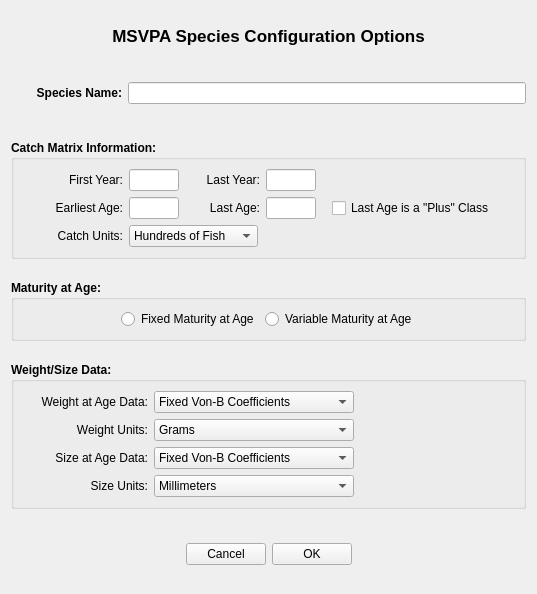
<?xml version="1.0" encoding="UTF-8"?>
<ui version="4.0">
 <class>Form</class>
 <widget class="QWidget" name="Form">
  <property name="geometry">
   <rect>
    <x>0</x>
    <y>0</y>
    <width>537</width>
    <height>594</height>
   </rect>
  </property>
  <property name="windowTitle">
   <string>Form</string>
  </property>
  <layout class="QVBoxLayout" name="verticalLayout_4">
   <item>
    <widget class="QLabel" name="label_11">
     <property name="sizePolicy">
      <sizepolicy hsizetype="Expanding" vsizetype="Fixed">
       <horstretch>0</horstretch>
       <verstretch>0</verstretch>
      </sizepolicy>
     </property>
     <property name="font">
      <font>
       <pointsize>13</pointsize>
       <weight>75</weight>
       <bold>true</bold>
      </font>
     </property>
     <property name="text">
      <string>MSVPA Species Configuration Options</string>
     </property>
     <property name="alignment">
      <set>Qt::AlignCenter</set>
     </property>
    </widget>
   </item>
   <item>
    <spacer name="verticalSpacer_3">
     <property name="orientation">
      <enum>Qt::Vertical</enum>
     </property>
     <property name="sizeType">
      <enum>QSizePolicy::Fixed</enum>
     </property>
     <property name="sizeHint" stdset="0">
      <size>
       <width>20</width>
       <height>15</height>
      </size>
     </property>
    </spacer>
   </item>
   <item>
    <layout class="QHBoxLayout" name="horizontalLayout_5">
     <item>
      <widget class="QLabel" name="label">
       <property name="sizePolicy">
        <sizepolicy hsizetype="Fixed" vsizetype="Preferred">
         <horstretch>0</horstretch>
         <verstretch>0</verstretch>
        </sizepolicy>
       </property>
       <property name="minimumSize">
        <size>
         <width>111</width>
         <height>0</height>
        </size>
       </property>
       <property name="maximumSize">
        <size>
         <width>111</width>
         <height>16777215</height>
        </size>
       </property>
       <property name="font">
        <font>
         <weight>75</weight>
         <bold>true</bold>
        </font>
       </property>
       <property name="text">
        <string>Species Name:</string>
       </property>
       <property name="alignment">
        <set>Qt::AlignRight|Qt::AlignTrailing|Qt::AlignVCenter</set>
       </property>
      </widget>
     </item>
     <item>
      <widget class="QLineEdit" name="SpeciesLE">
       <property name="toolTip">
        <string>The name of the new species.  Must be different from a species already listed.</string>
       </property>
       <property name="statusTip">
        <string>The name of the new species.  Must be different from a species already listed.</string>
       </property>
      </widget>
     </item>
    </layout>
   </item>
   <item>
    <spacer name="verticalSpacer_2">
     <property name="orientation">
      <enum>Qt::Vertical</enum>
     </property>
     <property name="sizeType">
      <enum>QSizePolicy::Fixed</enum>
     </property>
     <property name="sizeHint" stdset="0">
      <size>
       <width>20</width>
       <height>15</height>
      </size>
     </property>
    </spacer>
   </item>
   <item>
    <widget class="QGroupBox" name="groupBox">
     <property name="sizePolicy">
      <sizepolicy hsizetype="Preferred" vsizetype="Fixed">
       <horstretch>0</horstretch>
       <verstretch>0</verstretch>
      </sizepolicy>
     </property>
     <property name="font">
      <font>
       <weight>75</weight>
       <bold>true</bold>
      </font>
     </property>
     <property name="title">
      <string>Catch Matrix Information:</string>
     </property>
     <layout class="QVBoxLayout" name="verticalLayout">
      <item>
       <layout class="QHBoxLayout" name="horizontalLayout_2">
        <item>
         <widget class="QLabel" name="label_2">
          <property name="sizePolicy">
           <sizepolicy hsizetype="Fixed" vsizetype="Preferred">
            <horstretch>0</horstretch>
            <verstretch>0</verstretch>
           </sizepolicy>
          </property>
          <property name="minimumSize">
           <size>
            <width>100</width>
            <height>0</height>
           </size>
          </property>
          <property name="maximumSize">
           <size>
            <width>100</width>
            <height>16777215</height>
           </size>
          </property>
          <property name="font">
           <font>
            <weight>50</weight>
            <bold>false</bold>
           </font>
          </property>
          <property name="text">
           <string>First Year:</string>
          </property>
          <property name="alignment">
           <set>Qt::AlignRight|Qt::AlignTrailing|Qt::AlignVCenter</set>
          </property>
         </widget>
        </item>
        <item>
         <widget class="QLineEdit" name="FirstYearLE">
          <property name="sizePolicy">
           <sizepolicy hsizetype="Fixed" vsizetype="Fixed">
            <horstretch>0</horstretch>
            <verstretch>0</verstretch>
           </sizepolicy>
          </property>
          <property name="minimumSize">
           <size>
            <width>50</width>
            <height>0</height>
           </size>
          </property>
          <property name="maximumSize">
           <size>
            <width>50</width>
            <height>16777215</height>
           </size>
          </property>
          <property name="font">
           <font>
            <weight>50</weight>
            <bold>false</bold>
           </font>
          </property>
          <property name="toolTip">
           <string>The First Year of data must be &gt; 0 and &lt; the Last Year value.</string>
          </property>
          <property name="statusTip">
           <string>The First Year of data must be &gt; 0 and &lt; the Last Year value.</string>
          </property>
         </widget>
        </item>
        <item>
         <widget class="QLabel" name="label_3">
          <property name="sizePolicy">
           <sizepolicy hsizetype="Fixed" vsizetype="Preferred">
            <horstretch>0</horstretch>
            <verstretch>0</verstretch>
           </sizepolicy>
          </property>
          <property name="minimumSize">
           <size>
            <width>75</width>
            <height>0</height>
           </size>
          </property>
          <property name="maximumSize">
           <size>
            <width>75</width>
            <height>16777215</height>
           </size>
          </property>
          <property name="font">
           <font>
            <weight>50</weight>
            <bold>false</bold>
           </font>
          </property>
          <property name="text">
           <string>Last Year:</string>
          </property>
          <property name="alignment">
           <set>Qt::AlignRight|Qt::AlignTrailing|Qt::AlignVCenter</set>
          </property>
         </widget>
        </item>
        <item>
         <widget class="QLineEdit" name="LastYearLE">
          <property name="sizePolicy">
           <sizepolicy hsizetype="Fixed" vsizetype="Fixed">
            <horstretch>0</horstretch>
            <verstretch>0</verstretch>
           </sizepolicy>
          </property>
          <property name="minimumSize">
           <size>
            <width>50</width>
            <height>0</height>
           </size>
          </property>
          <property name="maximumSize">
           <size>
            <width>50</width>
            <height>16777215</height>
           </size>
          </property>
          <property name="font">
           <font>
            <weight>50</weight>
            <bold>false</bold>
           </font>
          </property>
          <property name="toolTip">
           <string>The Last Year of data must be &gt; 0 and &gt; the First Year value.</string>
          </property>
          <property name="statusTip">
           <string>The Last Year of data must be &gt; 0 and &gt; the First Year value.</string>
          </property>
         </widget>
        </item>
        <item>
         <spacer name="horizontalSpacer_2">
          <property name="orientation">
           <enum>Qt::Horizontal</enum>
          </property>
          <property name="sizeHint" stdset="0">
           <size>
            <width>40</width>
            <height>20</height>
           </size>
          </property>
         </spacer>
        </item>
       </layout>
      </item>
      <item>
       <layout class="QHBoxLayout" name="horizontalLayout_3">
        <item>
         <widget class="QLabel" name="label_5">
          <property name="sizePolicy">
           <sizepolicy hsizetype="Fixed" vsizetype="Preferred">
            <horstretch>0</horstretch>
            <verstretch>0</verstretch>
           </sizepolicy>
          </property>
          <property name="minimumSize">
           <size>
            <width>100</width>
            <height>0</height>
           </size>
          </property>
          <property name="maximumSize">
           <size>
            <width>100</width>
            <height>16777215</height>
           </size>
          </property>
          <property name="font">
           <font>
            <weight>50</weight>
            <bold>false</bold>
           </font>
          </property>
          <property name="text">
           <string>Earliest Age:</string>
          </property>
          <property name="alignment">
           <set>Qt::AlignRight|Qt::AlignTrailing|Qt::AlignVCenter</set>
          </property>
         </widget>
        </item>
        <item>
         <widget class="QLineEdit" name="EarliestAgeLE">
          <property name="sizePolicy">
           <sizepolicy hsizetype="Fixed" vsizetype="Fixed">
            <horstretch>0</horstretch>
            <verstretch>0</verstretch>
           </sizepolicy>
          </property>
          <property name="minimumSize">
           <size>
            <width>50</width>
            <height>0</height>
           </size>
          </property>
          <property name="maximumSize">
           <size>
            <width>50</width>
            <height>16777215</height>
           </size>
          </property>
          <property name="font">
           <font>
            <weight>50</weight>
            <bold>false</bold>
           </font>
          </property>
          <property name="toolTip">
           <string>The first catch age must be &gt;= 0.</string>
          </property>
          <property name="statusTip">
           <string>The first catch age must be &gt;= 0.</string>
          </property>
         </widget>
        </item>
        <item>
         <widget class="QLabel" name="label_4">
          <property name="sizePolicy">
           <sizepolicy hsizetype="Fixed" vsizetype="Preferred">
            <horstretch>0</horstretch>
            <verstretch>0</verstretch>
           </sizepolicy>
          </property>
          <property name="minimumSize">
           <size>
            <width>75</width>
            <height>0</height>
           </size>
          </property>
          <property name="maximumSize">
           <size>
            <width>75</width>
            <height>16777215</height>
           </size>
          </property>
          <property name="font">
           <font>
            <weight>50</weight>
            <bold>false</bold>
           </font>
          </property>
          <property name="text">
           <string>Last Age:</string>
          </property>
          <property name="alignment">
           <set>Qt::AlignRight|Qt::AlignTrailing|Qt::AlignVCenter</set>
          </property>
         </widget>
        </item>
        <item>
         <widget class="QLineEdit" name="LastAgeLE">
          <property name="sizePolicy">
           <sizepolicy hsizetype="Fixed" vsizetype="Fixed">
            <horstretch>0</horstretch>
            <verstretch>0</verstretch>
           </sizepolicy>
          </property>
          <property name="minimumSize">
           <size>
            <width>50</width>
            <height>0</height>
           </size>
          </property>
          <property name="maximumSize">
           <size>
            <width>50</width>
            <height>16777215</height>
           </size>
          </property>
          <property name="font">
           <font>
            <weight>50</weight>
            <bold>false</bold>
           </font>
          </property>
          <property name="toolTip">
           <string>The last catch age must be &gt;= 0 and &gt; the Earliest Catch Age.</string>
          </property>
          <property name="statusTip">
           <string>The last catch age must be &gt;= 0 and &gt; the Earliest Catch Age.</string>
          </property>
         </widget>
        </item>
        <item>
         <spacer name="horizontalSpacer_11">
          <property name="orientation">
           <enum>Qt::Horizontal</enum>
          </property>
          <property name="sizeType">
           <enum>QSizePolicy::Fixed</enum>
          </property>
          <property name="sizeHint" stdset="0">
           <size>
            <width>10</width>
            <height>20</height>
           </size>
          </property>
         </spacer>
        </item>
        <item>
         <widget class="QCheckBox" name="LastAgeIsPlusCB">
          <property name="font">
           <font>
            <weight>50</weight>
            <bold>false</bold>
           </font>
          </property>
          <property name="text">
           <string>Last Age is a &quot;Plus&quot; Class</string>
          </property>
         </widget>
        </item>
        <item>
         <spacer name="horizontalSpacer_3">
          <property name="orientation">
           <enum>Qt::Horizontal</enum>
          </property>
          <property name="sizeHint" stdset="0">
           <size>
            <width>40</width>
            <height>20</height>
           </size>
          </property>
         </spacer>
        </item>
       </layout>
      </item>
      <item>
       <layout class="QHBoxLayout" name="horizontalLayout_4">
        <item>
         <widget class="QLabel" name="label_6">
          <property name="sizePolicy">
           <sizepolicy hsizetype="Fixed" vsizetype="Preferred">
            <horstretch>0</horstretch>
            <verstretch>0</verstretch>
           </sizepolicy>
          </property>
          <property name="minimumSize">
           <size>
            <width>100</width>
            <height>0</height>
           </size>
          </property>
          <property name="maximumSize">
           <size>
            <width>100</width>
            <height>16777215</height>
           </size>
          </property>
          <property name="font">
           <font>
            <weight>50</weight>
            <bold>false</bold>
           </font>
          </property>
          <property name="text">
           <string>Catch Units:</string>
          </property>
          <property name="alignment">
           <set>Qt::AlignRight|Qt::AlignTrailing|Qt::AlignVCenter</set>
          </property>
         </widget>
        </item>
        <item>
         <widget class="QComboBox" name="CatchUnitsCMB">
          <property name="font">
           <font>
            <weight>50</weight>
            <bold>false</bold>
           </font>
          </property>
          <item>
           <property name="text">
            <string>Hundreds of Fish</string>
           </property>
          </item>
          <item>
           <property name="text">
            <string>Thousands of Fish</string>
           </property>
          </item>
          <item>
           <property name="text">
            <string>Millions of Fish</string>
           </property>
          </item>
         </widget>
        </item>
        <item>
         <spacer name="horizontalSpacer_4">
          <property name="orientation">
           <enum>Qt::Horizontal</enum>
          </property>
          <property name="sizeHint" stdset="0">
           <size>
            <width>40</width>
            <height>20</height>
           </size>
          </property>
         </spacer>
        </item>
       </layout>
      </item>
     </layout>
    </widget>
   </item>
   <item>
    <widget class="QGroupBox" name="groupBox_2">
     <property name="sizePolicy">
      <sizepolicy hsizetype="Preferred" vsizetype="Fixed">
       <horstretch>0</horstretch>
       <verstretch>0</verstretch>
      </sizepolicy>
     </property>
     <property name="font">
      <font>
       <weight>75</weight>
       <bold>true</bold>
      </font>
     </property>
     <property name="title">
      <string>Maturity at Age:</string>
     </property>
     <layout class="QVBoxLayout" name="verticalLayout_2">
      <item>
       <layout class="QHBoxLayout" name="horizontalLayout_6">
        <item>
         <spacer name="horizontalSpacer_12">
          <property name="orientation">
           <enum>Qt::Horizontal</enum>
          </property>
          <property name="sizeHint" stdset="0">
           <size>
            <width>40</width>
            <height>20</height>
           </size>
          </property>
         </spacer>
        </item>
        <item>
         <widget class="QRadioButton" name="FixedMaturityAgeRB">
          <property name="font">
           <font>
            <weight>50</weight>
            <bold>false</bold>
           </font>
          </property>
          <property name="text">
           <string>Fixed Maturity at Age</string>
          </property>
         </widget>
        </item>
        <item>
         <widget class="QRadioButton" name="VariableMaturityAgeRB">
          <property name="font">
           <font>
            <weight>50</weight>
            <bold>false</bold>
           </font>
          </property>
          <property name="text">
           <string>Variable Maturity at Age</string>
          </property>
         </widget>
        </item>
        <item>
         <spacer name="horizontalSpacer_10">
          <property name="orientation">
           <enum>Qt::Horizontal</enum>
          </property>
          <property name="sizeHint" stdset="0">
           <size>
            <width>40</width>
            <height>20</height>
           </size>
          </property>
         </spacer>
        </item>
       </layout>
      </item>
     </layout>
    </widget>
   </item>
   <item>
    <widget class="QGroupBox" name="groupBox_3">
     <property name="sizePolicy">
      <sizepolicy hsizetype="Preferred" vsizetype="Fixed">
       <horstretch>0</horstretch>
       <verstretch>0</verstretch>
      </sizepolicy>
     </property>
     <property name="font">
      <font>
       <weight>75</weight>
       <bold>true</bold>
      </font>
     </property>
     <property name="title">
      <string>Weight/Size Data:</string>
     </property>
     <layout class="QVBoxLayout" name="verticalLayout_3">
      <item>
       <layout class="QHBoxLayout" name="horizontalLayout_7">
        <item>
         <widget class="QLabel" name="label_7">
          <property name="sizePolicy">
           <sizepolicy hsizetype="Fixed" vsizetype="Preferred">
            <horstretch>0</horstretch>
            <verstretch>0</verstretch>
           </sizepolicy>
          </property>
          <property name="minimumSize">
           <size>
            <width>125</width>
            <height>0</height>
           </size>
          </property>
          <property name="maximumSize">
           <size>
            <width>125</width>
            <height>16777215</height>
           </size>
          </property>
          <property name="font">
           <font>
            <weight>50</weight>
            <bold>false</bold>
           </font>
          </property>
          <property name="text">
           <string>Weight at Age Data:</string>
          </property>
          <property name="alignment">
           <set>Qt::AlignRight|Qt::AlignTrailing|Qt::AlignVCenter</set>
          </property>
         </widget>
        </item>
        <item>
         <widget class="QComboBox" name="WeightAtAgeCMB">
          <property name="sizePolicy">
           <sizepolicy hsizetype="Fixed" vsizetype="Fixed">
            <horstretch>0</horstretch>
            <verstretch>0</verstretch>
           </sizepolicy>
          </property>
          <property name="minimumSize">
           <size>
            <width>200</width>
            <height>0</height>
           </size>
          </property>
          <property name="maximumSize">
           <size>
            <width>200</width>
            <height>16777215</height>
           </size>
          </property>
          <property name="font">
           <font>
            <weight>50</weight>
            <bold>false</bold>
           </font>
          </property>
          <item>
           <property name="text">
            <string>Fixed Von-B Coefficients</string>
           </property>
          </item>
          <item>
           <property name="text">
            <string>Variable Von-B Coefficients</string>
           </property>
          </item>
          <item>
           <property name="text">
            <string>Fixed W-L Regression</string>
           </property>
          </item>
          <item>
           <property name="text">
            <string>Variable W-L Regression</string>
           </property>
          </item>
          <item>
           <property name="text">
            <string>Fixed Weight at Age</string>
           </property>
          </item>
          <item>
           <property name="text">
            <string>Variable Weight at Age</string>
           </property>
          </item>
         </widget>
        </item>
        <item>
         <spacer name="horizontalSpacer_5">
          <property name="orientation">
           <enum>Qt::Horizontal</enum>
          </property>
          <property name="sizeHint" stdset="0">
           <size>
            <width>40</width>
            <height>20</height>
           </size>
          </property>
         </spacer>
        </item>
       </layout>
      </item>
      <item>
       <layout class="QHBoxLayout" name="horizontalLayout_8">
        <item>
         <widget class="QLabel" name="WeightUnitsLBL">
          <property name="sizePolicy">
           <sizepolicy hsizetype="Fixed" vsizetype="Preferred">
            <horstretch>0</horstretch>
            <verstretch>0</verstretch>
           </sizepolicy>
          </property>
          <property name="minimumSize">
           <size>
            <width>125</width>
            <height>0</height>
           </size>
          </property>
          <property name="maximumSize">
           <size>
            <width>125</width>
            <height>16777215</height>
           </size>
          </property>
          <property name="font">
           <font>
            <weight>50</weight>
            <bold>false</bold>
           </font>
          </property>
          <property name="text">
           <string>Weight Units:</string>
          </property>
          <property name="alignment">
           <set>Qt::AlignRight|Qt::AlignTrailing|Qt::AlignVCenter</set>
          </property>
         </widget>
        </item>
        <item>
         <widget class="QComboBox" name="WeightUnitsCMB">
          <property name="sizePolicy">
           <sizepolicy hsizetype="Fixed" vsizetype="Fixed">
            <horstretch>0</horstretch>
            <verstretch>0</verstretch>
           </sizepolicy>
          </property>
          <property name="minimumSize">
           <size>
            <width>200</width>
            <height>0</height>
           </size>
          </property>
          <property name="maximumSize">
           <size>
            <width>200</width>
            <height>16777215</height>
           </size>
          </property>
          <property name="font">
           <font>
            <weight>50</weight>
            <bold>false</bold>
           </font>
          </property>
          <item>
           <property name="text">
            <string>Grams</string>
           </property>
          </item>
          <item>
           <property name="text">
            <string>KIlograms</string>
           </property>
          </item>
          <item>
           <property name="text">
            <string>Pounds</string>
           </property>
          </item>
         </widget>
        </item>
        <item>
         <spacer name="horizontalSpacer_6">
          <property name="orientation">
           <enum>Qt::Horizontal</enum>
          </property>
          <property name="sizeHint" stdset="0">
           <size>
            <width>40</width>
            <height>20</height>
           </size>
          </property>
         </spacer>
        </item>
       </layout>
      </item>
      <item>
       <layout class="QHBoxLayout" name="horizontalLayout_9">
        <item>
         <widget class="QLabel" name="SizeAtAgeLBL">
          <property name="sizePolicy">
           <sizepolicy hsizetype="Fixed" vsizetype="Preferred">
            <horstretch>0</horstretch>
            <verstretch>0</verstretch>
           </sizepolicy>
          </property>
          <property name="minimumSize">
           <size>
            <width>125</width>
            <height>0</height>
           </size>
          </property>
          <property name="maximumSize">
           <size>
            <width>125</width>
            <height>16777215</height>
           </size>
          </property>
          <property name="font">
           <font>
            <weight>50</weight>
            <bold>false</bold>
           </font>
          </property>
          <property name="text">
           <string>Size at Age Data:</string>
          </property>
          <property name="alignment">
           <set>Qt::AlignRight|Qt::AlignTrailing|Qt::AlignVCenter</set>
          </property>
         </widget>
        </item>
        <item>
         <widget class="QComboBox" name="SizeAtAgeCMB">
          <property name="sizePolicy">
           <sizepolicy hsizetype="Fixed" vsizetype="Fixed">
            <horstretch>0</horstretch>
            <verstretch>0</verstretch>
           </sizepolicy>
          </property>
          <property name="minimumSize">
           <size>
            <width>200</width>
            <height>0</height>
           </size>
          </property>
          <property name="maximumSize">
           <size>
            <width>200</width>
            <height>16777215</height>
           </size>
          </property>
          <property name="font">
           <font>
            <weight>50</weight>
            <bold>false</bold>
           </font>
          </property>
          <item>
           <property name="text">
            <string>Fixed Von-B Coefficients</string>
           </property>
          </item>
          <item>
           <property name="text">
            <string>Variable Von-B Coefficients</string>
           </property>
          </item>
          <item>
           <property name="text">
            <string>Fixed Size at Age</string>
           </property>
          </item>
          <item>
           <property name="text">
            <string>Variable Size at Age</string>
           </property>
          </item>
         </widget>
        </item>
        <item>
         <spacer name="horizontalSpacer_7">
          <property name="orientation">
           <enum>Qt::Horizontal</enum>
          </property>
          <property name="sizeHint" stdset="0">
           <size>
            <width>40</width>
            <height>20</height>
           </size>
          </property>
         </spacer>
        </item>
       </layout>
      </item>
      <item>
       <layout class="QHBoxLayout" name="horizontalLayout_10">
        <item>
         <widget class="QLabel" name="label_10">
          <property name="sizePolicy">
           <sizepolicy hsizetype="Fixed" vsizetype="Preferred">
            <horstretch>0</horstretch>
            <verstretch>0</verstretch>
           </sizepolicy>
          </property>
          <property name="minimumSize">
           <size>
            <width>125</width>
            <height>0</height>
           </size>
          </property>
          <property name="maximumSize">
           <size>
            <width>125</width>
            <height>16777215</height>
           </size>
          </property>
          <property name="font">
           <font>
            <weight>50</weight>
            <bold>false</bold>
           </font>
          </property>
          <property name="text">
           <string>Size Units:</string>
          </property>
          <property name="alignment">
           <set>Qt::AlignRight|Qt::AlignTrailing|Qt::AlignVCenter</set>
          </property>
         </widget>
        </item>
        <item>
         <widget class="QComboBox" name="SizeUnitsCMB">
          <property name="sizePolicy">
           <sizepolicy hsizetype="Fixed" vsizetype="Fixed">
            <horstretch>0</horstretch>
            <verstretch>0</verstretch>
           </sizepolicy>
          </property>
          <property name="minimumSize">
           <size>
            <width>200</width>
            <height>0</height>
           </size>
          </property>
          <property name="maximumSize">
           <size>
            <width>200</width>
            <height>16777215</height>
           </size>
          </property>
          <property name="font">
           <font>
            <weight>50</weight>
            <bold>false</bold>
           </font>
          </property>
          <item>
           <property name="text">
            <string>Millimeters</string>
           </property>
          </item>
          <item>
           <property name="text">
            <string>Centimeters</string>
           </property>
          </item>
          <item>
           <property name="text">
            <string>Inches</string>
           </property>
          </item>
         </widget>
        </item>
        <item>
         <spacer name="horizontalSpacer_8">
          <property name="orientation">
           <enum>Qt::Horizontal</enum>
          </property>
          <property name="sizeHint" stdset="0">
           <size>
            <width>40</width>
            <height>20</height>
           </size>
          </property>
         </spacer>
        </item>
       </layout>
      </item>
     </layout>
    </widget>
   </item>
   <item>
    <spacer name="verticalSpacer">
     <property name="orientation">
      <enum>Qt::Vertical</enum>
     </property>
     <property name="sizeType">
      <enum>QSizePolicy::Fixed</enum>
     </property>
     <property name="sizeHint" stdset="0">
      <size>
       <width>20</width>
       <height>13</height>
      </size>
     </property>
    </spacer>
   </item>
   <item>
    <layout class="QHBoxLayout" name="horizontalLayout">
     <item>
      <spacer name="horizontalSpacer">
       <property name="orientation">
        <enum>Qt::Horizontal</enum>
       </property>
       <property name="sizeHint" stdset="0">
        <size>
         <width>40</width>
         <height>20</height>
        </size>
       </property>
      </spacer>
     </item>
     <item>
      <widget class="QPushButton" name="CancelPB">
       <property name="text">
        <string>Cancel</string>
       </property>
      </widget>
     </item>
     <item>
      <widget class="QPushButton" name="OkPB">
       <property name="text">
        <string>OK</string>
       </property>
      </widget>
     </item>
     <item>
      <spacer name="horizontalSpacer_9">
       <property name="orientation">
        <enum>Qt::Horizontal</enum>
       </property>
       <property name="sizeHint" stdset="0">
        <size>
         <width>40</width>
         <height>20</height>
        </size>
       </property>
      </spacer>
     </item>
    </layout>
   </item>
  </layout>
 </widget>
 <resources/>
 <connections/>
</ui>
